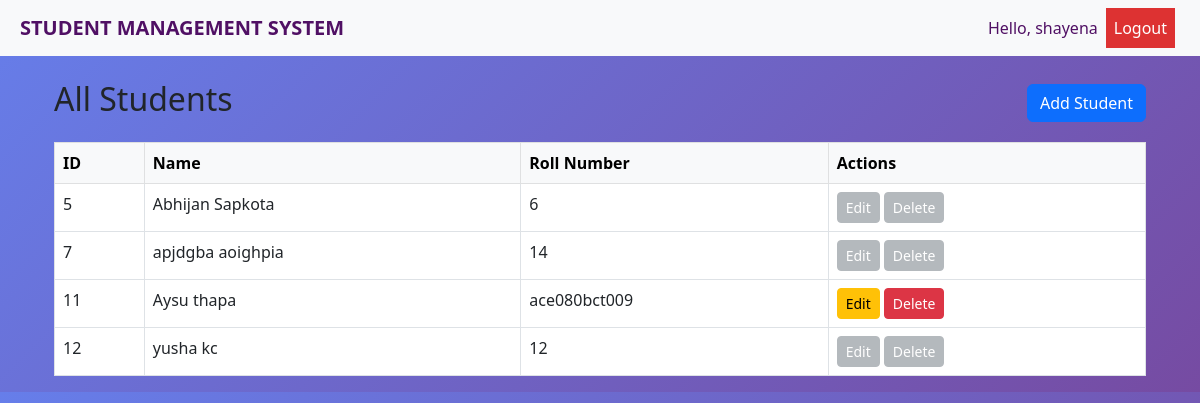
Page /students/ (signed in) on the committed database.
### students/models.py (models this page shows, shortened)
class Student(models.Model):
    first_name = models.CharField(max_length=50)
    last_name = models.CharField(max_length=50)
    roll_number = models.CharField(max_length=20, unique=True)
    email = models.EmailField(unique=True)
    phone = models.CharField(max_length=15, blank=True, null=True)
    address = models.TextField(blank=True)
    created_by = models.ForeignKey(
        User,
        on_delete=models.CASCADE,
        related_name='students'
    )

### students/views.py (the view)
# urls.py: path('', lambda request: redirect('student_list')),
@login_required
def student_list(request):
    students = Student.objects.all()
    return render(request, 'students/student_list.html', {'students': students})

### students/templates/students/student_list.html
{% extends "students/base.html" %}
{% block content %}
<div class="container mt-4">
    <div class="d-flex justify-content-between align-items-center mb-3">
        <h2>All Students</h2>
        <a href="{% url 'create_student' %}" class="btn btn-primary">Add Student</a>
    </div>
    <table class="table table-bordered table-hover">
        <thead class="table-light">
            <tr>
                <th>ID</th>
                <th>Name</th>
                <th>Roll Number</th>
                <th>Actions</th>
            </tr>
        </thead>
        <tbody>
        {% for student in students %}
            <tr>
                <td>{{ student.id }}</td>
                <td>{{ student.first_name }} {{ student.last_name }}</td>
                <td>{{ student.roll_number }}</td>
                <td>
                    {% if request.user.is_staff or student.created_by == request.user %}
                        <a href="{% url 'update_student' student.id %}" class="btn btn-warning btn-sm">Edit</a>
                        <a href="{% url 'delete_student' student.id %}" class="btn btn-danger btn-sm">Delete</a>
                    {% else %}
                        <button class="btn btn-secondary btn-sm" disabled style="opacity: 0.5; cursor: not-allowed;">Edit</button>
                        <button class="btn btn-secondary btn-sm" disabled style="opacity: 0.5; cursor: not-allowed;">Delete</button>
                    {% endif %}
                </td>
            </tr>
        {% empty %}
            <tr>
                <td colspan="4" class="text-center">No students found.</td>
            </tr>
        {% endfor %}
        </tbody>
    </table>
</div>
{% endblock %}

### students/templates/students/base.html (shortened to what this page needs)
<!DOCTYPE html>
<html lang="en">
<head>
    <link rel="stylesheet" href="https://cdn.jsdelivr.net/npm/bootstrap@5.3.0/dist/css/bootstrap.min.css">
</head>
<body>
<nav class="navbar navbar-expand-lg navbar-light bg-light">
    <a class="navbar-brand" href="{% url 'student_list' %}" style="margin-left: 20px;">STUDENT MANAGEMENT SYSTEM</a>
    <div class="collapse navbar-collapse">
        <ul class="navbar-nav ms-auto">
            {% if user.is_authenticated %}
                <li class="nav-item"><a class="nav-link" href="#">Hello, {{ user.username }}</a></li>
                <li class="nav-item"><a class="nav-link" href="{% url 'account_logout' %}" style="margin-right: 25px; color:white; background-color: rgb(221, 50, 50);">Logout</a></li>
            {% else %}
                <li class="nav-item"><a class="nav-link" href="{% url 'account_login' %}" style="margin-right: 25px;">Login</a></li>
                <li class="nav-item"><a class="nav-link" href="{% url 'account_signup' %}" style="margin-right: 25px; ">Signup</a></li>
            {% endif %}
        </ul>
    </div>
</nav>
<div class="container mt-4">
    {% block content %}{% endblock %}
</div>
</body>
</html>

### students/templates/students/base.html (style rules this page uses)
body { background: linear-gradient(135deg, #667eea 0%, #764ba2 100%); }
.nav-link { color:rgb(80, 16, 100); }
.navbar-brand { color: rgb(80, 16, 100); font-weight: 700; text-decoration: bold; }

### rows in the picture
Student: id "5", first_name "Abhijan", last_name "Sapkota", roll_number "6", shows "Edit"
Student: id "7", first_name "apjdgba", last_name "aoighpia", roll_number "14", shows "Edit"
Student: id "11", first_name "Aysu", last_name "thapa", roll_number "ace080bct009", shows "Edit"
Student: id "12", first_name "yusha", last_name "kc", roll_number "12", shows "Edit"

### other values in the picture
{{ user.username }} "shayena"
